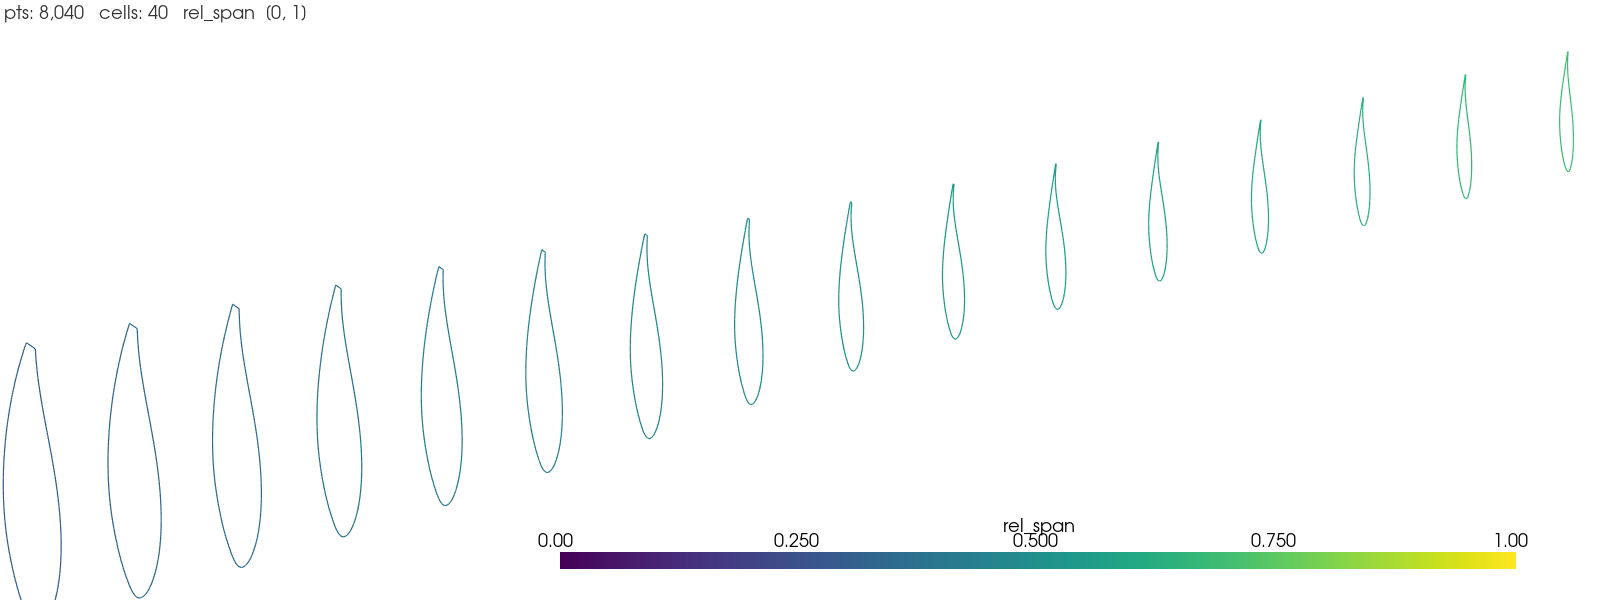

Write Python code to recreate this figure.
"""ex01 — W vtk: all section wires of a blade in one PolyData.

The W vtk is b3_geo's product: one closed polyline per span station,
coloured here by relative span.
"""

from pathlib import Path

from b3_blade.templates.blade_mini import BladeMini
from b3_geo import build_w_vtk
from b3_plot.three_d.wire import plot_wire

blade = BladeMini()
w = build_w_vtk(blade.planform(), blade.airfoil_stack(), n_sections=40)

out = Path("examples/ex01_wire_sections.png")
out.parent.mkdir(exist_ok=True)
plot_wire(w, out=out, scalar="rel_span")
print(f"  plot → file://{out.resolve()}")
